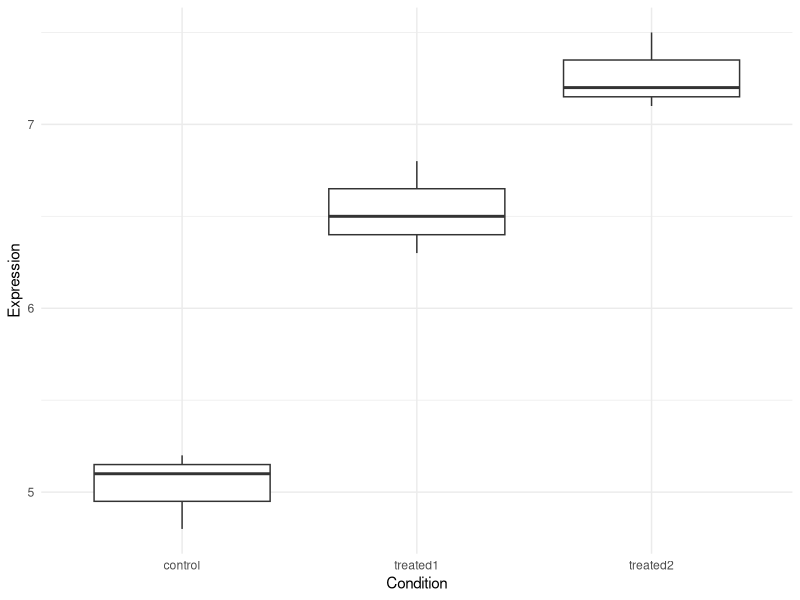

Recreate this plot in R.
## ---- chunk 1
library(tidyverse)
knitr::opts_chunk$set(echo = TRUE)
## ---- chunk 2
gene_expr <- data.frame(
  Expression = c(5.2, 4.8, 5.1, 6.3, 6.8, 6.5, 7.2, 7.5, 7.1),
  Condition = rep(c("control", "treated1", "treated2"), each = 3)
)

ggplot(gene_expr, aes(Condition, Expression)) +
  geom_boxplot() +
  theme_minimal()

anova_result <- aov(Expression ~ Condition, data = gene_expr)
summary(anova_result)
## ---- chunk 3
tukey_result <- TukeyHSD(anova_result)
tukey_result
